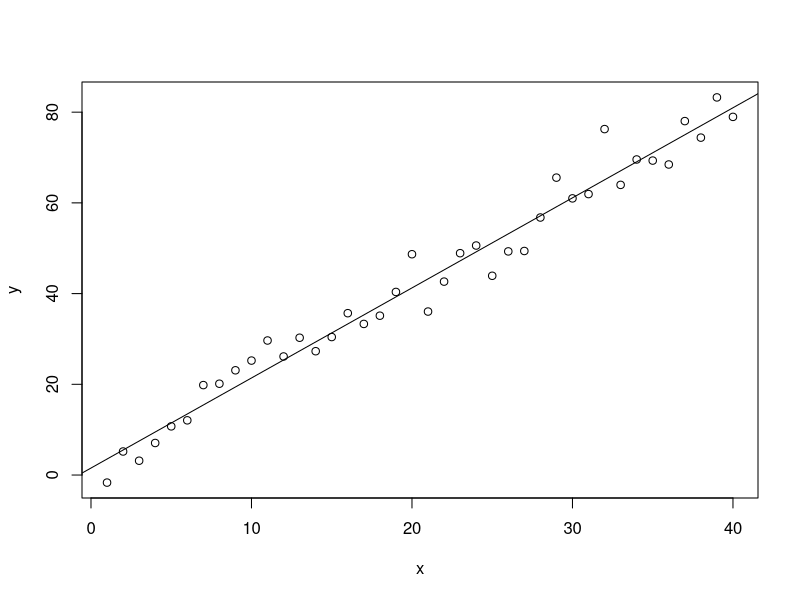
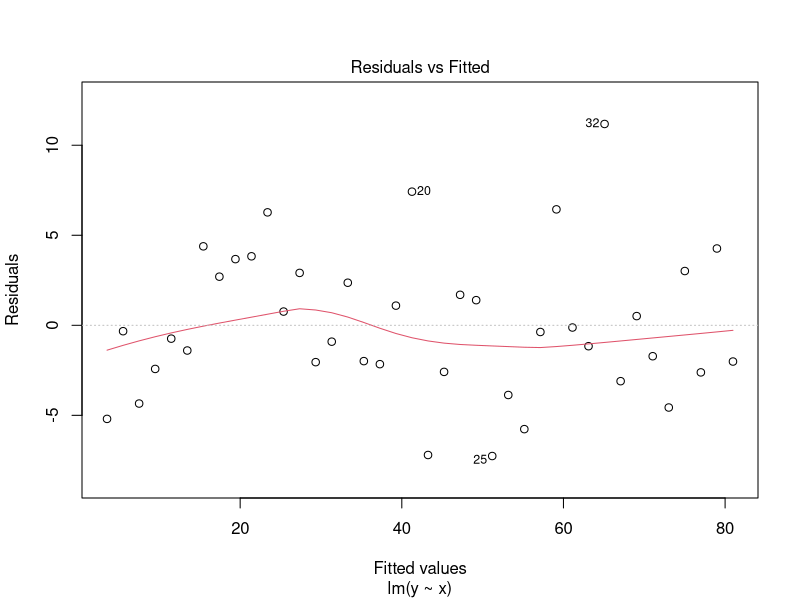
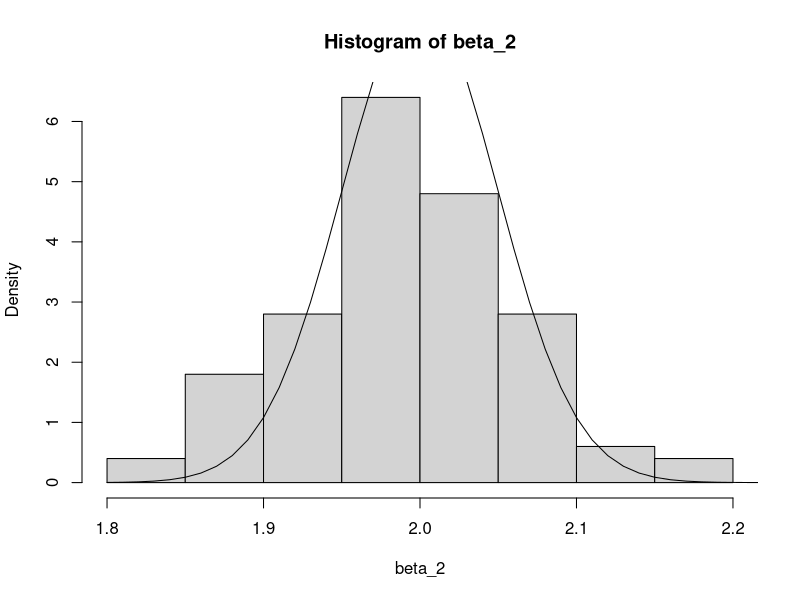
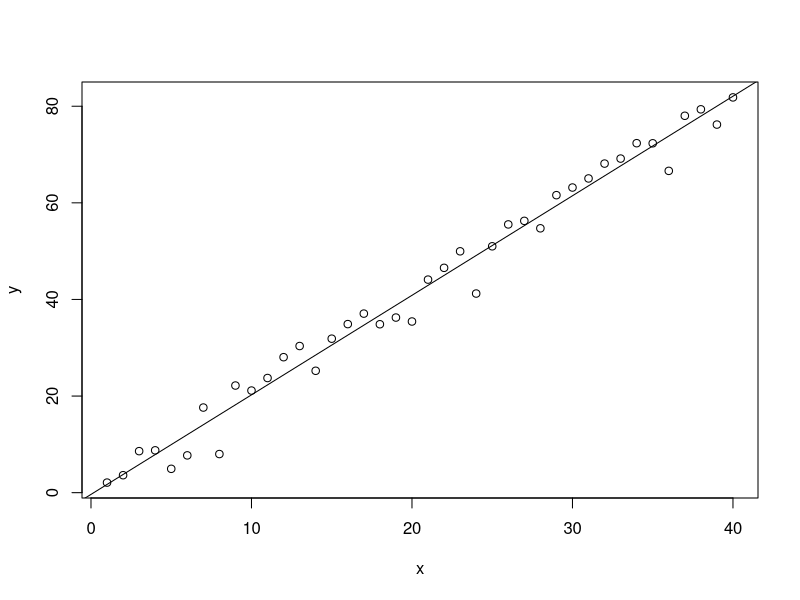
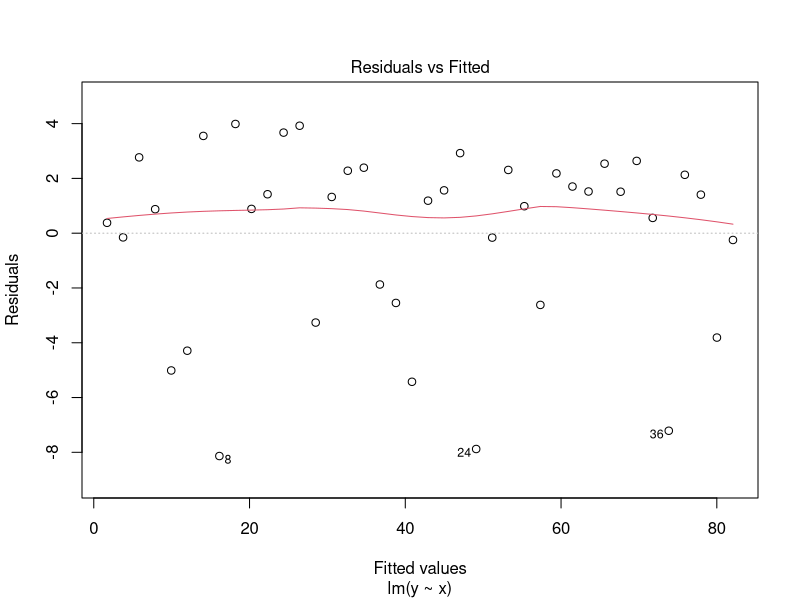
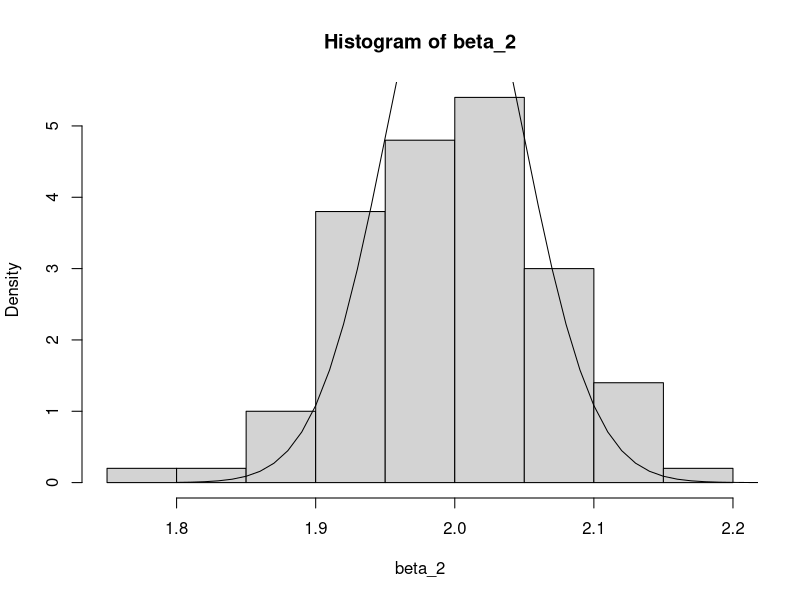
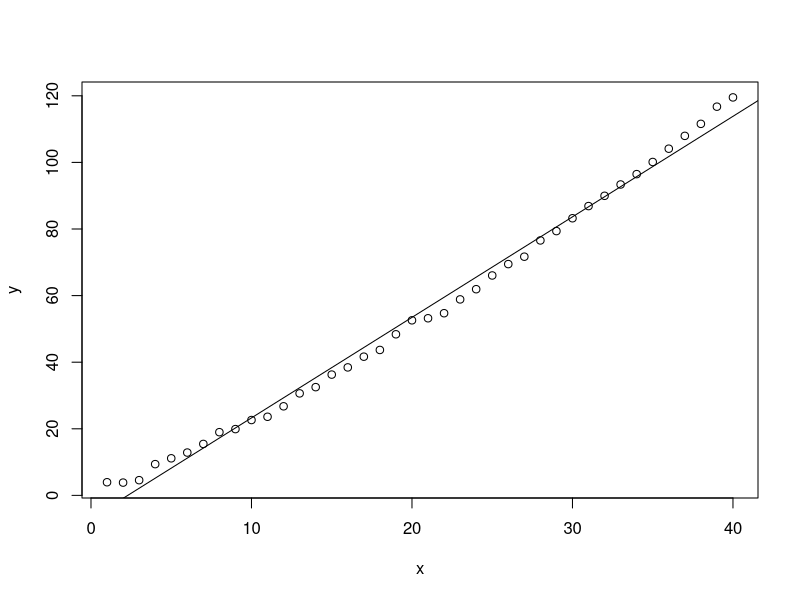
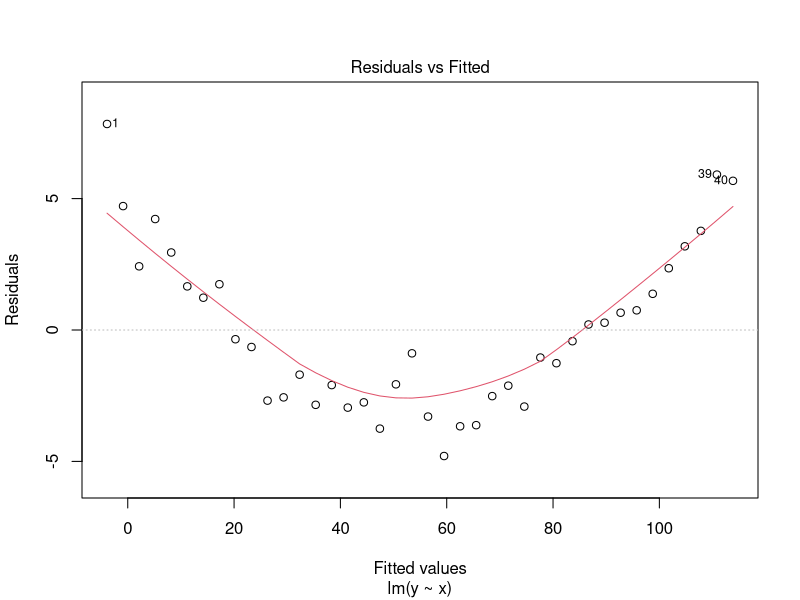

R code for these plots, in order:
# Computational Statistics, SS18
# Exercise 1: Linear Regression
# Daniel Regenass, IACETH


# parameter
intercept_true <- 1.0
slope_true <- 2.0
sigma_true <- 5.0
number_iterations <- 100

# x axis
x <- seq(1,40,1)

# fix random seed for reproducability
set.seed(42)

# empty vector (not list) for slope coefficients
beta_2 <- vector(length=number_iterations)



####################################################################################
# Exercises a) b) and d) are packed into functions such
# that they may be recycled for exercise 4.

# a) iteration to create 100 different realizations for y
# error distribution may be changed to solve exercises
random_iterator <- function(x, error_distribution) {
  for (i in 1:number_iterations) {
    if (error_distribution == "normal") {
      stochastic_errors <- sigma_true * rnorm(length(x))
    } else if (error_distribution == "chi_squared") {
      stochastic_errors <- sigma_true * (1 - rchisq(length(x), df = 1)) / sqrt(2)
    } else if (error_distribution == "quadratic") {
      stochastic_errors <- rnorm(length(x), mean = x^2 / 40 - 1, sd = 1)
    } else if (error_distribution == "toeplitz") {
      Sigma <- toeplitz(c(seq(from = 1, to = 0, by = -0.1), rep(0, 29)))
      stochastic_errors <- MASS::mvrnorm(n=1, mu=rep(0, length(x)), Sigma=Sigma)
    } else if (error_distribution == "reduced_sd") {
      stochastic_errors <- rnorm(length(x), mean = 0, sd = x / 20)
    }
    y <- intercept_true + slope_true * x + stochastic_errors
    regression <- lm(y~x)
    beta_2[[i]] <- regression$coefficients[2]
  }
  
  #a) plot one (i.e. the 100th) realization
  plot(x,y)
  abline(regression)
  
  # tukey-anscombe plot
  plot(regression, which=1)
  
  return(beta_2)
}


# Exercise b)
print_mean_sd <- function(beta_2) {
 #b) mean of estimated slopes:
 slopes_mean <- mean(beta_2)
 print(slopes_mean)

 #b) sd of estimated slopes:
 slopes_sd <- sd(beta_2)
 print(slopes_sd)
}

# Exercise d) Histogram plot:
plot_histogram <- function(beta_2) {
 hist(beta_2, freq=FALSE)
 lines(seq(1.8, 2.3, by=0.01), dnorm(seq(1.8, 2.3, by=0.01), mean=2, sd=0.05))
}

####################################################################################


# 3a) use function with normally distributed residuals
beta_2_normal <- random_iterator(x, "normal")

# 3b) and print mean and sd
print_mean_sd(beta_2_normal)


#3c) Theoretical variance:
var_beta_th <- solve(t(x)%*%x) 
var_beta_th <- sigma_true^2.* var_beta_th
sd_beta_th <- sqrt(var_beta_th)
print(t(x)%*%x)
print(sd_beta_th)
print(var_beta_th)
print(var(beta_2))

#3d) Histogram plot
plot_histogram(beta_2_normal)


# Ex 4) Test different error distibrutions

#4a)errors not normally, but chi-squared distributed
beta_2_chi2 <- random_iterator(x, "chi_squared")
# sample mean and sd
print_mean_sd(beta_2_chi2)
# histogram plot
plot_histogram(beta_2_chi2)

#4b) quadratic dependency of residuals on x
beta_2_quadratic <- random_iterator(x, "quadratic")
# sample mean and sd
print_mean_sd(beta_2_quadratic)
# histogram plot
plot_histogram(beta_2_quadratic)

#4c) who the f*** is toeplitz
beta_2_toeplitz <- random_iterator(x, "toeplitz")
# sample mean and sd
print_mean_sd(beta_2_toeplitz)
# histogram plot
plot_histogram(beta_2_toeplitz)

# violates homoscedasticity (variance not constant)
beta_2_reducedsd <- random_iterator(x, "reduced_sd")
# b) sample mean and sd
print_mean_sd(beta_2_reducedsd)
# d) histogram plot
plot_histogram(beta_2_reducedsd)








